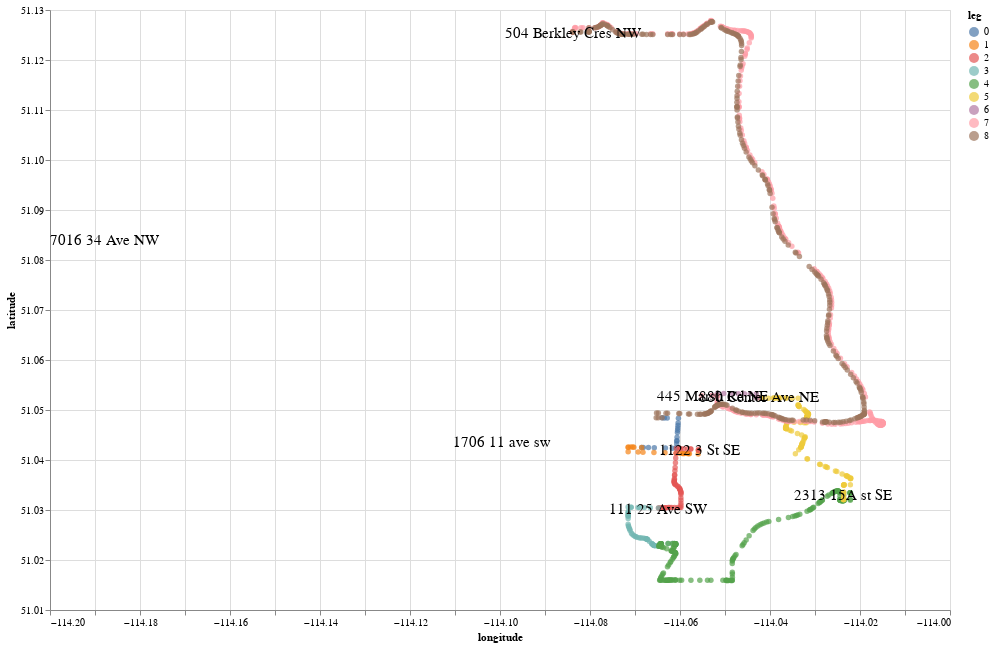

Notebook code cell kept with this figure:
### Code cell
import altair as alt
ch = alt.Chart(data = df_all_pts,width = 900,height=600).encode(x=alt.Longitude('longitude',scale=alt.Scale(zero=False)),
                                                                 y=alt.Latitude('latitude',scale=alt.Scale(zero=False)),color = 'leg:N' ).mark_point(filled=True)
ch_lab = alt.Chart(data=df_label,width = 900,height=600).encode(x=alt.Longitude('longitude',scale=alt.Scale(zero=False)),
                                                                 y=alt.Latitude('latitude',scale=alt.Scale(zero=False)),text = 'label:N' ).mark_text(size=15)

(ch+ch_lab).interactive()

### Figure 1 — Vega-Lite specification as saved in the notebook (floating-point values rounded to 4 significant figures; data arrays with more than 128 entries replaced by an {"elided": "..."} marker saying what was removed)
{"config": {"view": {"continuousWidth": 400, "continuousHeight": 300}}, "layer": [{"data": {"name": "data-1702d243c82d57ef5dfa16ab13649e9e"}, "mark": {"type": "point", "filled": true}, "encoding": {"color": {"type": "nominal", "field": "leg"}, "x": {"field": "longitude", "type": "quantitative", "scale": {"zero": false}}, "y": {"field": "latitude", "type": "quantitative", "scale": {"zero": false}}}, "height": 600, "selection": {"selector012": {"type": "interval", "bind": "scales", "encodings": ["x", "y"]}}, "width": 900}, {"data": {"name": "data-4a6855232fb4cda8908425dc79716da5"}, "mark": {"type": "text", "size": 15}, "encoding": {"text": {"type": "nominal", "field": "label"}, "x": {"field": "longitude", "type": "quantitative", "scale": {"zero": false}}, "y": {"field": "latitude", "type": "quantitative", "scale": {"zero": false}}}, "height": 600, "width": 900}], "$schema": "https://vega.github.io/schema/vega-lite/v4.0.2.json", "datasets": {"data-1702d243c82d57ef5dfa16ab13649e9e": {"elided": "1134 records"}, "data-4a6855232fb4cda8908425dc79716da5": [{"latitude": 51.04, "longitude": -114.1, "label": "1122 3 St SE"}, {"latitude": 51.04, "longitude": -114.1, "label": "1706 11 ave sw"}, {"latitude": 51.05, "longitude": -114.1, "label": "445 Marsh Rd NE"}, {"latitude": 51.13, "longitude": -114.1, "label": "504 Berkley Cres NW"}, {"latitude": 51.05, "longitude": -114.0, "label": "880 Center Ave NE"}, {"latitude": 51.03, "longitude": -114.1, "label": "111 25 Ave SW"}, {"latitude": 51.08, "longitude": -114.2, "label": "7016 34 Ave NW"}, {"latitude": 51.03, "longitude": -114.0, "label": "2313 15A st SE"}]}}
